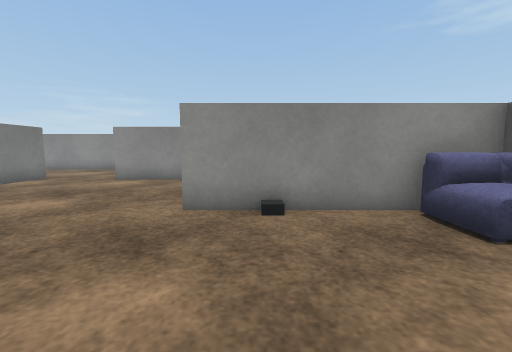
[1] (above)

16 first-person views from a walk through a Unity game level. The camera is 0.58 m above the floor, tilts 6° down and sees 90° across. The floor is counted in squares, 0.5 m on a side. Each view is taken from the middle of a square. On the plan, view 1 faces up. The plan holds only what a view shows up to about 12 squares ahead; the rest is blank. The player is left out. Surface patterns are stand-ins for the level's own textures.

[2]
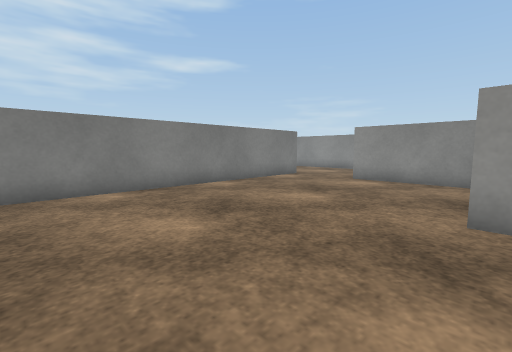

[3]
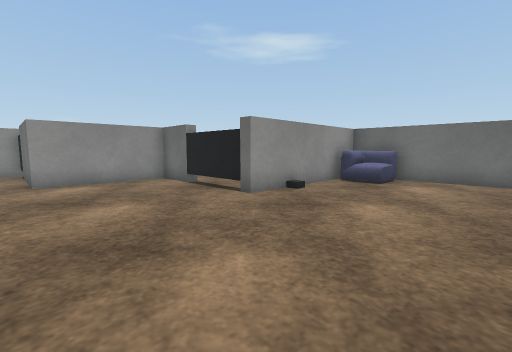

[4]
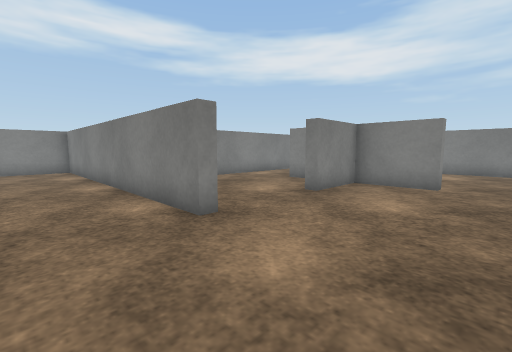

[5]
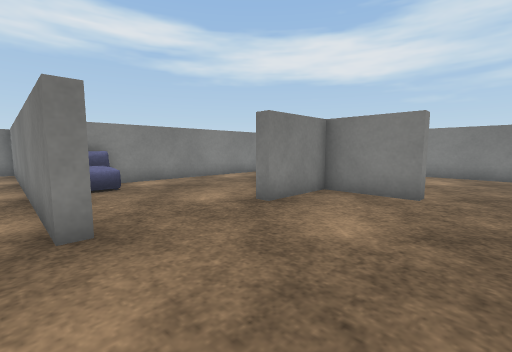

[6]
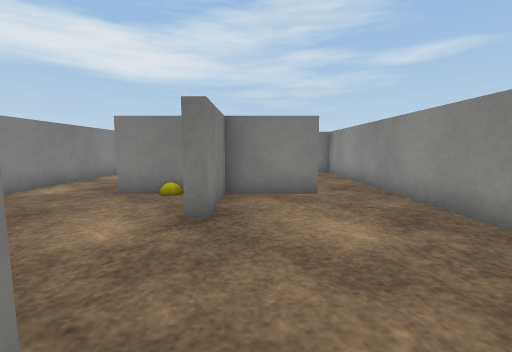

[7]
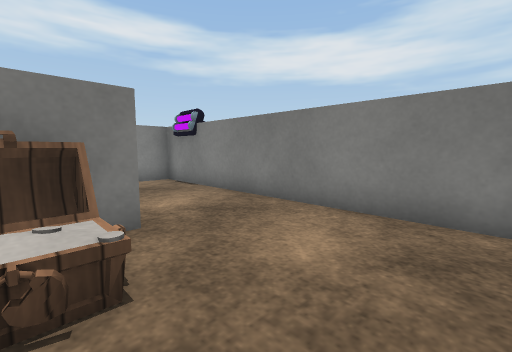

[8]
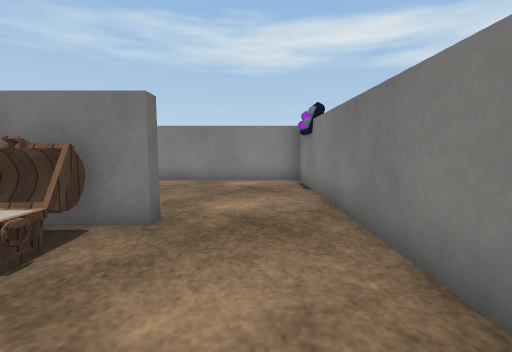

[9]
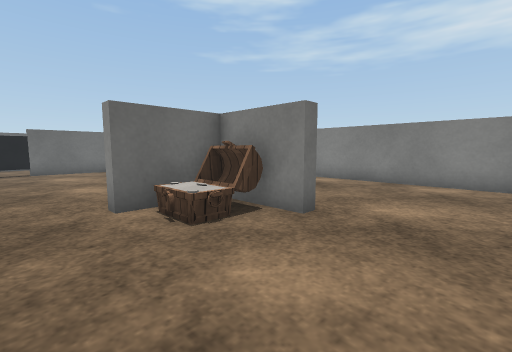

[10]
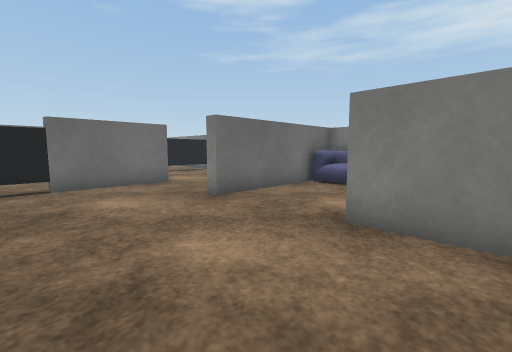

[11]
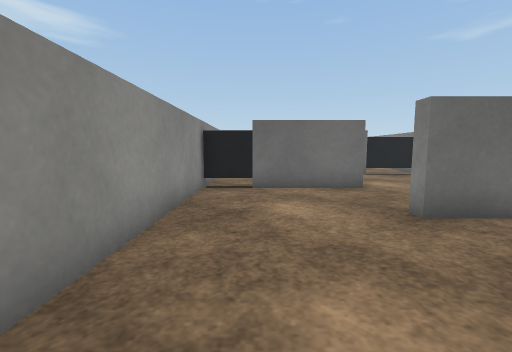

[12]
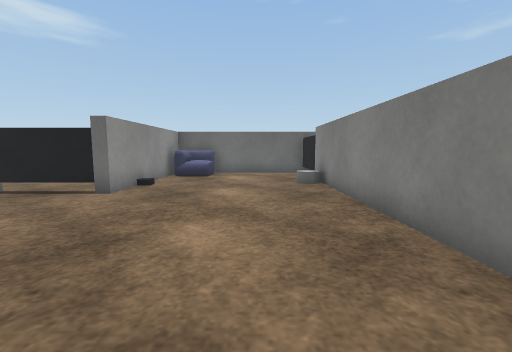

[13]
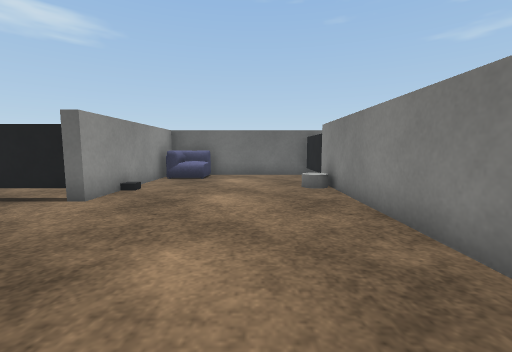

[14]
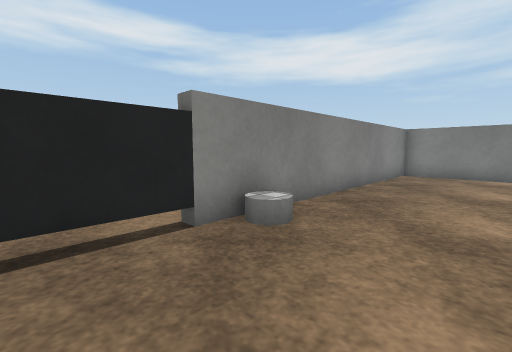

[15]
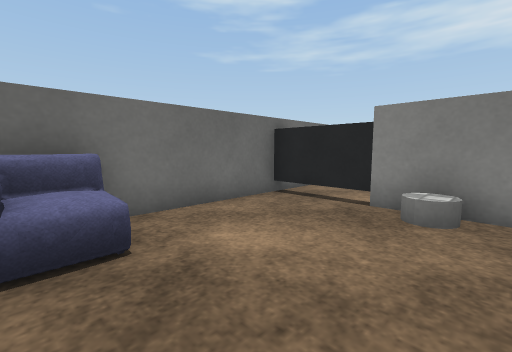

[16]
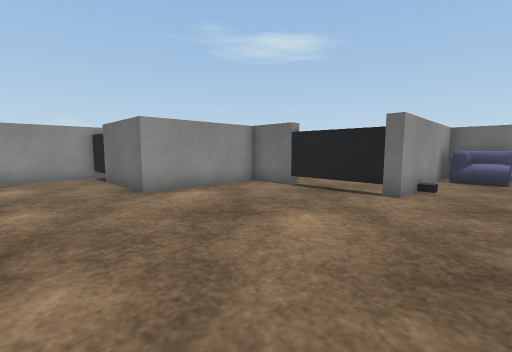

### Floor plan
Key: @ floor where view 1 was taken; # wall or solid block; . floor; S sofa; T thing the floor can be seen under or through; B yellow ball; C chest; O other object.
Columns run from 21 left of view 1 to 5 right of it. Each row starts with its distance up from view 1.
 15 #################
 14 #..................
 13 #...............T..
 12 #...OO#.........T
 11 #...CO#.........#
 10 #...#####...#...#####
  9 #.....#B....#.......#..
  8 #.....#.....#.......#..
  7 #...........#..........
  6 #..........S#..........
  5 #..........S#.......#######
  4 #############...........SS#
  3             #...........SS#
  2             #.............#
  1             #.............#
  0             #........@....#
 -1             ############..#
 -2                        #..#
 -3                         ..

Positions as (right, up) in squares from view 1, and headings:
1: (0, 0), facing up
2: (-1, 0), facing up-left
3: (-6, 0), facing up-right
4: (-6, 14), facing down-left
5: (-8, 14), facing down-left
6: (-8, 11), facing left
7: (-16, 14), facing down-left
8: (-19, 14), facing down
9: (-20, 14), facing down-right
10: (-14, 14), facing down-right
11: (-13, 13), facing right
12: (-8, 1), facing right
13: (-7, 1), facing right
14: (4, 2), facing down-left
15: (0, 4), facing down-right
16: (-8, 3), facing up-right
